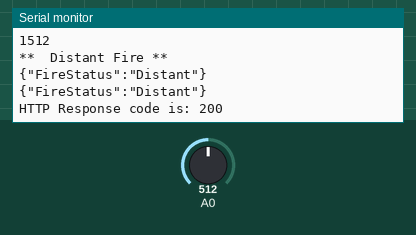
A sketch run on a simulated ESP8266 (NodeMCU). On the bench: the last lines printed to the serial monitor. Inputs (shaded band) come from the test bench; at power-on: A0 = 512. WiFi joins after 1.5 s; servers stay silent unless stated; uploads are accepted with an empty reply.

Above: at 2.7 s.
2.8 s: A0 set to 190
At 6.86 s:
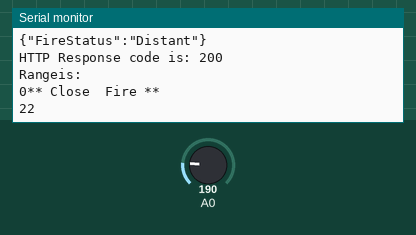
8.6 s: A0 set to 900
At 13.0 s:
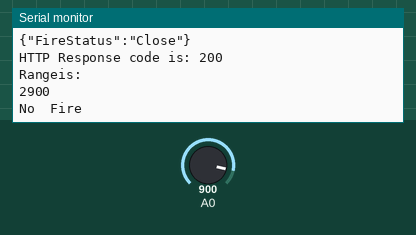
Timing chart, 0 to 14.5 s (numbered marks = the images above; inputs shaded):
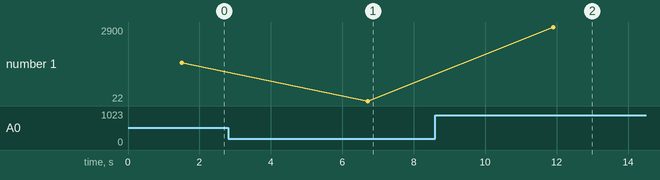

The sketch:

Fire_IOT_OIC.ino
```cpp
#include <ESP8266WiFi.h>
#include <WiFiClient.h>
#include <ESP8266WebServer.h>
#include <ArduinoJson.h>
#include <ESP8266HTTPClient.h>
#include <base64.h>
#include <HttpClient.h>


int LED = D2;
int RELAY = D4;
int Flame_sensor = D1;
int Flame_detected;
const char* OICServer = "http://192.168.1.50:3000/IOTServer";
const int sensorMin = 0;     //  sensor minimum
const int sensorMax = 1024;  // sensor maximum
const char* ssid = "Airtel_8454899945";
const char* password = "air47214";

//const char* ssid = "Nitish's iPhone";
//const char* password = "123456789";
ESP8266WebServer server(80); //Server on port 80

void setup()
{
  Serial.begin(115200);

  WiFi.begin(ssid, password);
  Serial.println("");
  while (WiFi.status() != WL_CONNECTED) {
    delay(500);
    Serial.print(".");
  }


   //If connection successful show IP address in serial monitor
  Serial.println("");
  Serial.print("Connected to ");
  Serial.println("WiFi");
  Serial.print("IP address: ");
  Serial.println(WiFi.localIP());  //IP address assigned to your ESP

 server.begin();                  //Start server
}
void loop() {
  int sensorReading  = analogRead(A0);
  int range = map(sensorReading,  sensorMin, sensorMax, 0, 2);
 Serial.println("Rangeis:");
 Serial.print(range);
 StaticJsonDocument<200> doc;
  // range value:
  switch (range) {
  case 0:    // A fire closer than 1.5 feet away.
     doc["FireStatus"] = "Close";
    Serial.println("** Close  Fire **");
     if(WiFi.status()== WL_CONNECTED){
      WiFiClient client;
      HTTPClient http;
      http.begin(client, OICServer);
           http.addHeader("Content-Type", "application/json");
      http.addHeader("Content-Length" ,"52098");
      char out[200];
      Serial.println( serializeJson(doc, out));
      String httpRequestData =   out   ;
      int httpResponseCode = http.POST(httpRequestData);
      Serial.println(httpRequestData);
      Serial.print("HTTP Response code is: ");
      Serial.println(httpResponseCode);
      http.end();
    }
    else {
      Serial.println("WiFi Disconnected");
    }
    break;
  case 1:    // A fire between 1-3 feet away.
   Serial.println(sensorReading);
    Serial.println("**  Distant Fire **");

     doc["FireStatus"] = "Distant";
     if(WiFi.status()== WL_CONNECTED){
      WiFiClient client;
      HTTPClient http;
      http.begin(client, OICServer);
      http.addHeader("Content-Type", "application/json");
      http.addHeader("Content-Length" ,"52098");
      char out[200];
      serializeJson(doc, out);
      Serial.println(out );
      String httpRequestData =   out   ;
     // Serial.println(httpRequestData);
      int httpResponseCode = http.POST(httpRequestData);
      Serial.println(httpRequestData);
      Serial.print("HTTP Response code is: ");
      Serial.println(httpResponseCode);
      http.end();
    }
    else {
      Serial.println("WiFi Disconnected");
    }
    break;
  case 2:    // No fire detected.

    Serial.println(sensorReading);
    Serial.println("No  Fire");
    break;
  }
  delay(5000);  // delay between reads
}
```

Measured:
- after the input at 2.8 s, the serial monitor: prints a new line after 3.9 s (image 1)
- after the input at 8.6 s, the serial monitor: prints a new line after 3.3 s (image 2)
- plotted number 1: 1512 → 22 after the input at 2.8 s, 22 → 2900 after the input at 8.6 s
